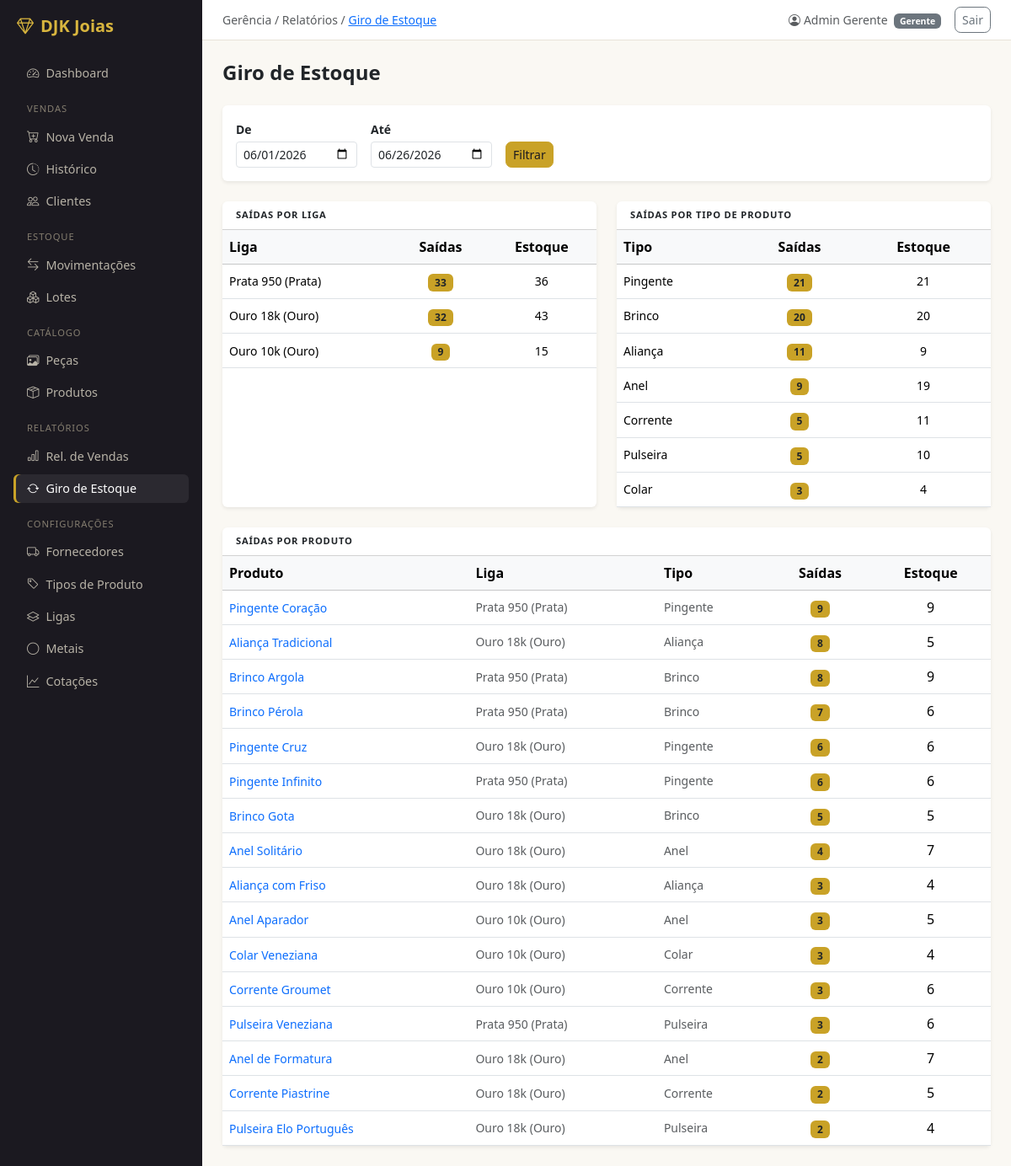
The app's page /relatorios/giro/ (signed in) with its own data.
### usuarios/models.py (models this page shows, shortened)
class Usuario(AbstractUser):
    class Perfil(models.TextChoices):
        GERENTE  = 'GER', 'Gerente'
        VENDEDOR = 'VEN', 'Vendedor'
    perfil    = models.CharField(max_length=3, choices=Perfil.choices, default=Perfil.VENDEDOR)
    telefone  = models.CharField(max_length=20, blank=True)
    criado_em = models.DateTimeField(auto_now_add=True)
    class Meta:
        verbose_name        = 'Usuário'
        verbose_name_plural = 'Usuários'
        ordering            = ['first_name', 'last_name']
    @property
    def is_gerente(self):
        return self.perfil == self.Perfil.GERENTE

### catalogo/models.py (models this page shows, shortened)
class TipoProduto(models.Model):
    nome = models.CharField(max_length=50, unique=True)
    class Meta:
        verbose_name        = 'Tipo de Produto'
        verbose_name_plural = 'Tipos de Produto'
        ordering            = ['nome']
    def __str__(self):
        return self.nome

class Produto(models.Model):
    nome      = models.CharField(max_length=150, db_index=True)
    descricao = models.TextField(blank=True)
    tipo      = models.ForeignKey(TipoProduto, on_delete=models.PROTECT, null=True, blank=True, related_name='produtos')
    liga      = models.ForeignKey(Liga, on_delete=models.PROTECT, null=True, blank=True, related_name='produtos')
    criado_em     = models.DateTimeField(auto_now_add=True)
    atualizado_em = models.DateTimeField(auto_now=True)
    class Meta:
        verbose_name        = 'Produto'
        verbose_name_plural = 'Produtos'
        ordering            = ['nome']

class Liga(models.Model):
    nome   = models.CharField(max_length=50, unique=True)
    metal  = models.ForeignKey(Metal, on_delete=models.PROTECT, related_name='ligas')
    pureza = models.DecimalField(
        max_digits=6, decimal_places=5,
        validators=[MinValueValidator(Decimal('0.00001')), MaxValueValidator(Decimal('1.0'))],
        help_text='Fração pura do metal. Ex: 0.75000 para Ouro 18k',
    )
    class Meta:
        verbose_name        = 'Liga'
        verbose_name_plural = 'Ligas'
        ordering            = ['metal', 'nome']
    def __str__(self):
        return f'{self.nome} ({self.metal})'

class Metal(models.Model):
    nome    = models.CharField(max_length=50, unique=True)
    simbolo = models.CharField(max_length=10, unique=True, help_text='Símbolo da API. Ex: XAU, XAG')
    class Meta:
        verbose_name        = 'Metal'
        verbose_name_plural = 'Metais'
        ordering            = ['nome']
    def __str__(self):
        return self.nome

### relatorios/views.py (the view)
# urls.py: path('giro/',   views.giro,   name='giro'),
@gerente_required
def giro(request):
    inicio, fim = _parse_periodo(request)
    saidas = (
        ME.objects.filter(
            tipo__in=[ME.Tipo.SAIDA, ME.Tipo.AJUSTE_NEG],
            data_hora__date__gte=inicio,
            data_hora__date__lte=fim,
        )
        .values('produto_id')
        .annotate(total_saida=Sum('quantidade'))
    )
    saidas_map = {s['produto_id']: s['total_saida'] for s in saidas}
    produtos = Produto.objects.select_related('liga', 'tipo').annotate(
        estoque_calc=Count(
            'pecas',
            filter=Q(pecas__status=Peca.Status.DISPONIVEL),
        )
    ).order_by('tipo__nome', 'nome')
    for produto in produtos:
        produto.saida_periodo = saidas_map.get(produto.pk, 0)
    por_liga = {}
    por_tipo = {}
    for produto in produtos:
        liga = str(produto.liga) if produto.liga else 'Sem liga'
        if liga not in por_liga:
            por_liga[liga] = {'saida': 0, 'estoque': 0}
        por_liga[liga]['saida']   += produto.saida_periodo
        por_liga[liga]['estoque'] += produto.estoque_calc
        tipo = produto.tipo.nome if produto.tipo else 'Sem tipo'
        if tipo not in por_tipo:
            por_tipo[tipo] = {'saida': 0, 'estoque': 0}
        por_tipo[tipo]['saida']   += produto.saida_periodo
        por_tipo[tipo]['estoque'] += produto.estoque_calc
    por_liga = sorted(por_liga.items(), key=lambda x: x[1]['saida'], reverse=True)
    por_tipo = sorted(por_tipo.items(), key=lambda x: x[1]['saida'], reverse=True)
    produtos_ordenados = sorted(produtos, key=lambda p: p.saida_periodo, reverse=True)
    ctx = {
        'inicio':    inicio,
        'fim':       fim,
        'produtos':  produtos_ordenados,
        'por_liga':  por_liga,
        'por_tipo':  por_tipo,
    }
    return render(request, 'relatorios/giro.html', ctx)

### relatorios/views.py (called while the page is built)
def _parse_periodo(request):
    hoje = date.today()
    try:
        inicio = date.fromisoformat(request.GET.get('inicio', ''))
    except ValueError:
        inicio = hoje.replace(day=1)
    try:
        fim = date.fromisoformat(request.GET.get('fim', ''))
    except ValueError:
        fim = hoje
    return inicio, fim

### templates/relatorios/giro.html (shortened to what this page needs)
{% extends 'base.html' %}
{% block breadcrumb %}Gerência / Relatórios / <a href="{% url 'relatorios:giro' %}">Giro de Estoque</a>{% endblock %}
{% block content %}
<h4 class="fw-semibold mb-4">Giro de Estoque</h4>
<form method="get" class="card border-0 shadow-sm p-3 mb-4">
  <div class="row g-3 align-items-end">
    <div class="col-auto">
      <label class="form-label small fw-semibold mb-1">De</label>
      <input type="date" name="inicio" value="{{ inicio|date:'Y-m-d' }}" class="form-control form-control-sm">
    </div>
    <div class="col-auto">
      <label class="form-label small fw-semibold mb-1">Até</label>
      <input type="date" name="fim" value="{{ fim|date:'Y-m-d' }}" class="form-control form-control-sm">
    </div>
    <div class="col-auto">
      <button type="submit" class="btn btn-warning btn-sm">Filtrar</button>
    </div>
  </div>
</form>
<div class="row g-4 mb-4">
  <div class="col-md-6">
    <div class="card border-0 shadow-sm h-100">
      <div class="card-header bg-transparent fw-semibold small">Saídas por liga</div>
      <table class="table table-hover align-middle mb-0">
        <thead class="table-light">
          <tr><th>Liga</th><th class="text-center">Saídas</th><th class="text-center">Estoque</th></tr>
        </thead>
        <tbody>
          {% for liga, dados in por_liga %}
          <tr>
            <td class="small fw-medium">{{ liga }}</td>
            <td class="text-center">
              {% if dados.saida > 0 %}<span class="badge bg-warning text-dark">{{ dados.saida }}</span>
              {% else %}<span class="text-muted small">0</span>{% endif %}
            </td>
            <td class="text-center small">{{ dados.estoque }}</td>
          </tr>
          {% empty %}
          <tr><td colspan="3" class="text-center text-muted py-3 small">Sem dados.</td></tr>
          {% endfor %}
        </tbody>
      </table>
    </div>
  </div>
  <div class="col-md-6">
    <div class="card border-0 shadow-sm h-100">
      <div class="card-header bg-transparent fw-semibold small">Saídas por tipo de produto</div>
      <table class="table table-hover align-middle mb-0">
        <thead class="table-light">
          <tr><th>Tipo</th><th class="text-center">Saídas</th><th class="text-center">Estoque</th></tr>
        </thead>
        <tbody>
          {% for tipo, dados in por_tipo %}
          <tr>
            <td class="small fw-medium">{{ tipo }}</td>
            <td class="text-center">
              {% if dados.saida > 0 %}<span class="badge bg-warning text-dark">{{ dados.saida }}</span>
              {% else %}<span class="text-muted small">0</span>{% endif %}
            </td>
            <td class="text-center small">{{ dados.estoque }}</td>
          </tr>
          {% empty %}
          <tr><td colspan="3" class="text-center text-muted py-3 small">Sem dados.</td></tr>
          {% endfor %}
        </tbody>
      </table>
    </div>
  </div>
</div>
<div class="card border-0 shadow-sm">
  <div class="card-header bg-transparent fw-semibold small">Saídas por produto</div>
  <div class="table-responsive">
    <table class="table table-hover align-middle mb-0">
      <thead class="table-light">
        <tr>
          <th>Produto</th>
          <th>Liga</th>
          <th>Tipo</th>
          <th class="text-center">Saídas</th>
          <th class="text-center">Estoque</th>
        </tr>
      </thead>
      <tbody>
        {% for produto in produtos %}
        <tr>
          <td>
            <a href="{% url 'catalogo:produto_detail' produto.pk %}" class="text-decoration-none small fw-medium">
              {{ produto.nome }}
            </a>
          </td>
          <td class="small text-muted">{{ produto.liga|default:"—" }}</td>
          <td class="small text-muted">{{ produto.tipo|default:"—" }}</td>
          <td class="text-center">
            {% if produto.saida_periodo > 0 %}
            <span class="badge bg-warning text-dark">{{ produto.saida_periodo }}</span>
            {% else %}
            <span class="text-muted small">—</span>
            {% endif %}
          </td>
          <td class="text-center">
            {% if produto.estoque_calc == 0 %}
            <span class="badge bg-danger">Zerado</span>
            {% else %}
            {{ produto.estoque_calc }}
            {% endif %}
          </td>
        </tr>
        {% empty %}
        <tr><td colspan="5" class="text-center text-muted py-4">Nenhum produto cadastrado.</td></tr>
        {% endfor %}
      </tbody>
    </table>
  </div>
</div>
{% endblock %}

### templates/base.html (shortened to what this page needs)
<!DOCTYPE html>
<html lang="pt-br">
<head>
  <link href="https://cdn.jsdelivr.net/npm/bootstrap@5.3.3/dist/css/bootstrap.min.css" rel="stylesheet">
  <link href="https://cdn.jsdelivr.net/npm/bootstrap-icons@1.11.3/font/bootstrap-icons.min.css" rel="stylesheet">
</head>
<body>
<div class="d-flex">
  <nav id="sidebar" class="p-3">
    <div class="text-white fw-bold fs-5 mb-4 px-1">
      <i class="bi bi-gem me-2"></i>DJK Joias
    </div>
    <ul class="nav flex-column gap-1">
      <li><a href="{% url 'dashboard:index' %}" class="nav-link {% if request.resolver_match.app_name == 'dashboard' %}active{% endif %}">
        <i class="bi bi-speedometer2 me-2"></i>Dashboard
      </a></li>
      <li class="sidebar-section">Vendas</li>
      <li><a href="{% url 'vendas:venda_create' %}" class="nav-link {% if request.resolver_match.url_name == 'venda_create' %}active{% endif %}">
        <i class="bi bi-cart-plus me-2"></i>Nova Venda
      </a></li>
      <li><a href="{% url 'vendas:venda_list' %}" class="nav-link {% if request.resolver_match.url_name == 'venda_list' or request.resolver_match.url_name == 'venda_detail' %}active{% endif %}">
        <i class="bi bi-clock-history me-2"></i>Histórico
      </a></li>
      <li><a href="{% url 'vendas:cliente_list' %}" class="nav-link {% if request.resolver_match.url_name|slice:':7' == 'cliente' %}active{% endif %}">
        <i class="bi bi-people me-2"></i>Clientes
      </a></li>
      <li class="sidebar-section">Estoque</li>
      <li><a href="{% url 'estoque:movimentacao_list' %}" class="nav-link {% if request.resolver_match.url_name == 'movimentacao_list' or request.resolver_match.url_name == 'movimentacao_create' %}active{% endif %}">
        <i class="bi bi-arrow-left-right me-2"></i>Movimentações
      </a></li>
      <li><a href="{% url 'estoque:lote_list' %}" class="nav-link {% if request.resolver_match.url_name|slice:':4' == 'lote' %}active{% endif %}">
        <i class="bi bi-boxes me-2"></i>Lotes
      </a></li>
      <li class="sidebar-section">Catálogo</li>
      <li><a href="{% url 'catalogo:peca_list' %}" class="nav-link {% if request.resolver_match.url_name|slice:':4' == 'peca' %}active{% endif %}">
        <i class="bi bi-images me-2"></i>Peças
      </a></li>
      <li><a href="{% url 'catalogo:produto_list' %}" class="nav-link {% if request.resolver_match.url_name|slice:':7' == 'produto' %}active{% endif %}">
        <i class="bi bi-box-seam me-2"></i>Produtos
      </a></li>
      {% if user.is_gerente %}
      <li class="sidebar-section">Relatórios</li>
      <li><a href="{% url 'relatorios:vendas' %}" class="nav-link {% if request.resolver_match.url_name == 'vendas' and request.resolver_match.app_name == 'relatorios' %}active{% endif %}">
        <i class="bi bi-bar-chart me-2"></i>Rel. de Vendas
      </a></li>
      <li><a href="{% url 'relatorios:giro' %}" class="nav-link {% if request.resolver_match.url_name == 'giro' %}active{% endif %}">
        <i class="bi bi-arrow-repeat me-2"></i>Giro de Estoque
      </a></li>
      <li class="sidebar-section">Configurações</li>
      <li><a href="{% url 'vendas:fornecedor_list' %}" class="nav-link {% if request.resolver_match.url_name|slice:':10' == 'fornecedor' %}active{% endif %}">
        <i class="bi bi-truck me-2"></i>Fornecedores
      </a></li>
      <li><a href="{% url 'catalogo:tipo_produto_list' %}" class="nav-link {% if request.resolver_match.url_name|slice:':4' == 'tipo' %}active{% endif %}">
        <i class="bi bi-tag me-2"></i>Tipos de Produto
      </a></li>
      <li><a href="{% url 'catalogo:liga_list' %}" class="nav-link {% if request.resolver_match.url_name|slice:':4' == 'liga' %}active{% endif %}">
        <i class="bi bi-layers me-2"></i>Ligas
      </a></li>
      <li><a href="{% url 'catalogo:metal_list' %}" class="nav-link {% if request.resolver_match.url_name|slice:':5' == 'metal' %}active{% endif %}">
        <i class="bi bi-circle me-2"></i>Metais
      </a></li>
      <li><a href="{% url 'catalogo:cotacao_list' %}" class="nav-link {% if request.resolver_match.url_name == 'cotacao_list' %}active{% endif %}">
        <i class="bi bi-graph-up me-2"></i>Cotações
      </a></li>
      {% endif %}
    </ul>
  </nav>
  <div id="main" class="d-flex flex-column">
    <div class="topbar px-4 py-2 d-flex align-items-center justify-content-between">
      <span class="text-muted small">{% block breadcrumb %}{% endblock %}</span>
      <div class="d-flex align-items-center gap-3">
        <span class="small text-muted">
          <i class="bi bi-person-circle me-1"></i>{{ user.get_full_name|default:user.username }}
          <span class="badge bg-secondary ms-1">{{ user.get_perfil_display }}</span>
        </span>
        <form method="post" action="{% url 'logout' %}" class="m-0">
          <button type="submit" class="btn btn-sm btn-outline-secondary">Sair</button>
        </form>
      </div>
    </div>
    <main class="p-4 flex-grow-1">
      {% block content %}{% endblock %}
    </main>
  </div>
</div>
{% load static %}
</body>
</html>

### templates/base.html (style rules this page uses)
:root { --onyx: #1b1920; --onyx-2: #2a2730; --gold: #c9a227; --gold-dark: #ad8a1f; --gold-soft: #d8b53e; --paper: #faf8f3; }
body { background-color: var(--paper); }
#sidebar { min-height: 100vh; background-color: var(--onyx); width: 240px; flex-shrink: 0; }
#sidebar .navbar-brand, #sidebar .fw-bold { color: var(--gold-soft) !important; }
#sidebar .nav-link { color: #b7b2a6; font-size: 0.9rem; padding: .4rem 1rem; border-radius: 6px; }
#sidebar .nav-link.active { color: #fff; background-color: rgba(255,255,255,.07); box-shadow: inset 3px 0 0 var(--gold); }
#sidebar .sidebar-section { font-size: .7rem; text-transform: uppercase; letter-spacing: .08em; color: #847d6f; padding: .8rem 1rem .2rem; }
#main { flex: 1; min-width: 0; }
.topbar { background: #fff; border-bottom: 1px solid #e8e3d9; }
.btn { border-radius: .45rem; font-weight: 500; }
.card-header { text-transform: uppercase; letter-spacing: .07em; font-size: .7rem !important; font-weight: 600 !important; }
.btn-warning { --bs-btn-bg: var(--gold); --bs-btn-border-color: var(--gold); --bs-btn-hover-bg: var(--gold-dark); --bs-btn-hover-border-color: var(--gold-dark); --bs-btn-active-bg: var(--gold-dark); --bs-btn-active-border-color: var(--gold-dark); --bs-btn-disabled-bg: var(--gold); --bs-btn-disabled-border-color: var(--gold); --bs-btn-color: var(--onyx); --bs-btn-hover-color: var(--onyx); --bs-btn-active-color: var(--onyx); --bs-btn-disabled-color: var(--onyx); }
.bg-warning { background-color: var(--gold) !important; }

### records on screen
Usuario: get_full_name "Admin Gerente", perfil "Gerente"
TipoProduto: por_tipo "Pingente"
TipoProduto: por_tipo "Brinco"
TipoProduto: por_tipo "Aliança"
TipoProduto: por_tipo "Anel"
TipoProduto: por_tipo "Corrente"
TipoProduto: por_tipo "Pulseira"
TipoProduto: por_tipo "Colar"
Produto: nome "Pingente Coração", liga "Prata 950 (Prata)", tipo "Pingente", saida_periodo "9", estoque_calc "9"
Produto: nome "Aliança Tradicional", liga "Ouro 18k (Ouro)", tipo "Aliança", saida_periodo "8", estoque_calc "5"
Produto: nome "Brinco Argola", liga "Prata 950 (Prata)", tipo "Brinco", saida_periodo "8", estoque_calc "9"
Produto: nome "Brinco Pérola", liga "Prata 950 (Prata)", tipo "Brinco", saida_periodo "7", estoque_calc "6"
Produto: nome "Pingente Cruz", liga "Ouro 18k (Ouro)", tipo "Pingente", saida_periodo "6", estoque_calc "6"
Produto: nome "Pingente Infinito", liga "Prata 950 (Prata)", tipo "Pingente", saida_periodo "6", estoque_calc "6"
Produto: nome "Brinco Gota", liga "Ouro 18k (Ouro)", tipo "Brinco", saida_periodo "5", estoque_calc "5"
Produto: nome "Anel Solitário", liga "Ouro 18k (Ouro)", tipo "Anel", saida_periodo "4", estoque_calc "7"
Produto: nome "Aliança com Friso", liga "Ouro 18k (Ouro)", tipo "Aliança", saida_periodo "3", estoque_calc "4"
Produto: nome "Anel Aparador", liga "Ouro 10k (Ouro)", tipo "Anel", saida_periodo "3", estoque_calc "5"
Produto: nome "Colar Veneziana", liga "Ouro 10k (Ouro)", tipo "Colar", saida_periodo "3", estoque_calc "4"
Produto: nome "Corrente Groumet", liga "Ouro 10k (Ouro)", tipo "Corrente", saida_periodo "3", estoque_calc "6"
Produto: nome "Pulseira Veneziana", liga "Prata 950 (Prata)", tipo "Pulseira", saida_periodo "3", estoque_calc "6"
Produto: nome "Anel de Formatura", liga "Ouro 18k (Ouro)", tipo "Anel", saida_periodo "2", estoque_calc "7"
Produto: nome "Corrente Piastrine", liga "Ouro 18k (Ouro)", tipo "Corrente", saida_periodo "2", estoque_calc "5"
Produto: nome "Pulseira Elo Português", liga "Ouro 18k (Ouro)", tipo "Pulseira", saida_periodo "2", estoque_calc "4"

### other values on screen
{{ liga }} "Prata 950 (Prata)" "Ouro 18k (Ouro)" "Ouro 10k (Ouro)"
{{ dados.saida }} "33" "32" "9"
{{ dados.estoque }} "36" "43" "15"
{{ dados.saida }} "21" "20" "11" "9" "5" "5" "3"
{{ dados.estoque }} "21" "20" "9" "19" "11" "10" "4"
